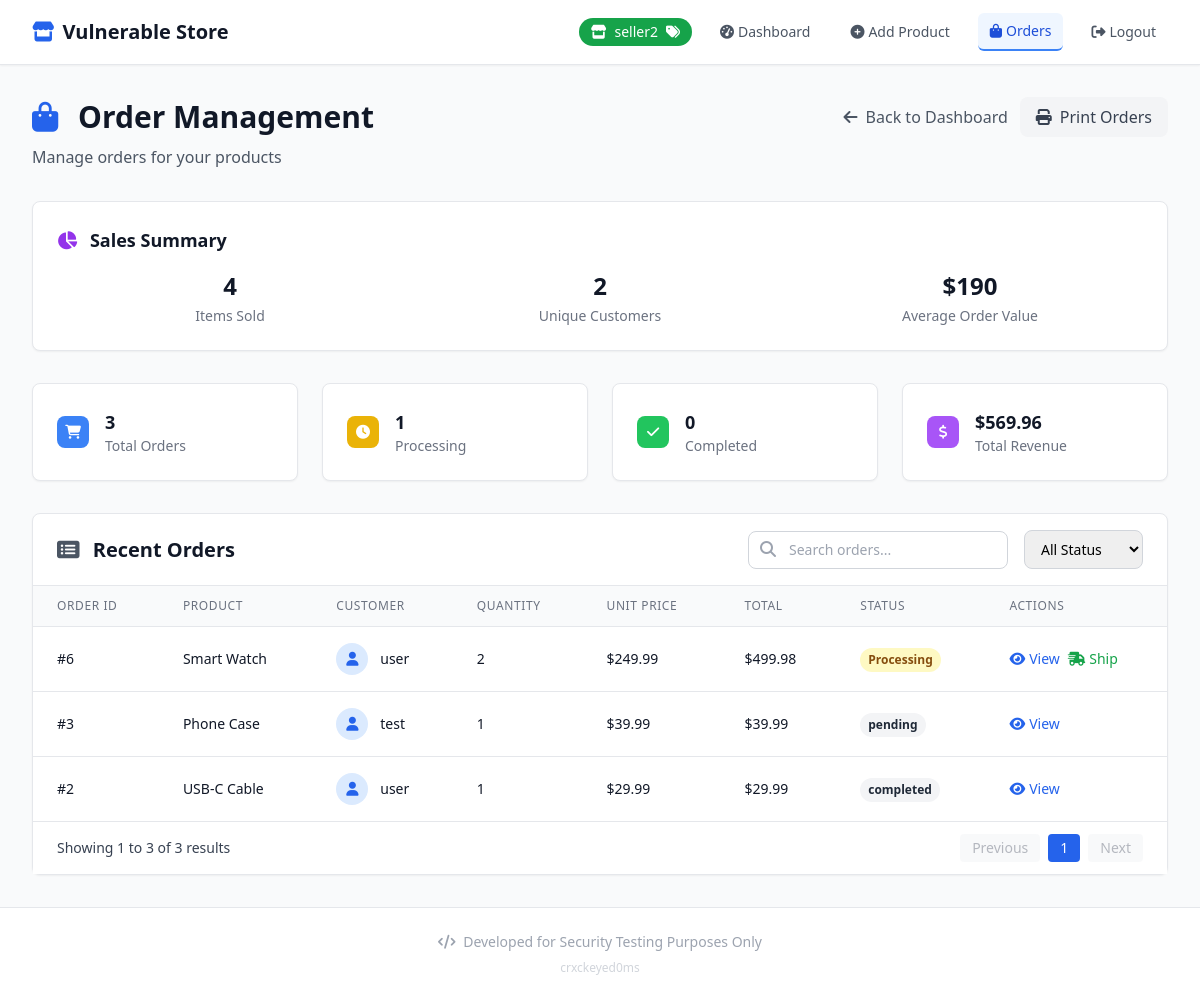
Page /seller_orders (signed in) on the committed database.
### tables this page shows
CREATE TABLE orders
                 (id INTEGER PRIMARY KEY AUTOINCREMENT,
                 user_id INTEGER,
                 product_id INTEGER,
                 quantity INTEGER,
                 price REAL,
                 status TEXT);

CREATE TABLE products
                 (id INTEGER PRIMARY KEY AUTOINCREMENT,
                 name TEXT,
                 description TEXT,
                 price REAL,
                 image TEXT,
                 seller_id INTEGER,
                 status TEXT DEFAULT 'active',
                 created_at TEXT,
                 FOREIGN KEY (seller_id) REFERENCES users (id));

CREATE TABLE users
                 (id INTEGER PRIMARY KEY AUTOINCREMENT,
                 username TEXT UNIQUE,
                 password TEXT,
                 role TEXT DEFAULT 'customer');

### routes/seller.py (the view)
@seller_bp.route('/seller_orders')
def seller_orders():
    if 'user_id' not in session or session.get('role') != 'seller':
        flash('Access denied. Seller account required.', 'error')
        return redirect(url_for('auth.login'))
    conn = get_db_connection()
    c = conn.cursor()
    c.execute('''SELECT o.id, p.name, u.username as buyer, o.quantity, o.price,
                 (o.quantity * o.price) as total, o.status
                 FROM orders o
                 JOIN products p ON o.product_id = p.id
                 JOIN users u ON o.user_id = u.id
                 WHERE p.seller_id = ?
                 ORDER BY o.id DESC''', (session['user_id'],))
    seller_orders = c.fetchall()
    conn.close()
    return render_template('seller_orders.html', orders=seller_orders)

### templates/seller_orders.html (shortened to what this page needs)
{% extends "base.html" %}
{% block content %}
<div class="mb-8">
    <div class="flex items-center justify-between">
        <h1 class="text-3xl font-bold text-gray-900">
            <i class="fas fa-shopping-bag mr-3 text-blue-600"></i>
            Order Management
        </h1>
        <div class="flex space-x-3">
            <a href="{{ url_for('seller.seller_dashboard') }}" class="text-gray-600 hover:text-gray-900 flex items-center">
                <i class="fas fa-arrow-left mr-2"></i>Back to Dashboard
            </a>
            <button onclick="window.print()" class="bg-gray-100 hover:bg-gray-200 text-gray-700 px-4 py-2 rounded-lg flex items-center transition">
                <i class="fas fa-print mr-2"></i>Print Orders
            </button>
        </div>
    </div>
    <p class="text-gray-600 mt-2">Manage orders for your products</p>
</div>
<div class="mt-8 bg-white rounded-lg shadow-sm border border-gray-200 p-6 mb-8">
    <h3 class="text-lg font-semibold text-gray-900 mb-4">
        <i class="fas fa-chart-pie mr-2 text-purple-600"></i>
        Sales Summary
    </h3>
    <div class="grid grid-cols-1 md:grid-cols-2 lg:grid-cols-3 gap-6">
        <div class="text-center">
            <div class="text-2xl font-bold text-gray-900 mb-1">
                {{ orders|sum(attribute='quantity') or 0 }}
            </div>
            <div class="text-sm text-gray-500">Items Sold</div>
        </div>
        <div class="text-center">
            <div class="text-2xl font-bold text-gray-900 mb-1">
                {{ orders|selectattr('buyer')|map(attribute='buyer')|unique|list|length or 0 }}
            </div>
            <div class="text-sm text-gray-500">Unique Customers</div>
        </div>
        <div class="text-center">
            <div class="text-2xl font-bold text-gray-900 mb-1">
                ${{ "%.0f"|format((orders|sum(attribute='total') or 0) / (orders|length or 1)) }}
            </div>
            <div class="text-sm text-gray-500">Average Order Value</div>
        </div>
    </div>
</div>
<div class="grid grid-cols-1 md:grid-cols-4 gap-6 mb-8">
    <div class="bg-white rounded-lg shadow-sm border border-gray-200 p-6">
        <div class="flex items-center">
            <div class="flex-shrink-0">
                <div class="w-8 h-8 bg-blue-500 rounded-lg flex items-center justify-center">
                    <i class="fas fa-shopping-cart text-white text-sm"></i>
                </div>
            </div>
            <div class="ml-4">
                <h3 class="text-lg font-semibold text-gray-900">{{ orders|length }}</h3>
                <p class="text-sm text-gray-500">Total Orders</p>
            </div>
        </div>
    </div>
    <div class="bg-white rounded-lg shadow-sm border border-gray-200 p-6">
        <div class="flex items-center">
            <div class="flex-shrink-0">
                <div class="w-8 h-8 bg-yellow-500 rounded-lg flex items-center justify-center">
                    <i class="fas fa-clock text-white text-sm"></i>
                </div>
            </div>
            <div class="ml-4">
                <h3 class="text-lg font-semibold text-gray-900">
                    {{ orders|selectattr('status', 'in', ['Processing', 'Shipped'])|list|length }}
                </h3>
                <p class="text-sm text-gray-500">Processing</p>
            </div>
        </div>
    </div>
    <div class="bg-white rounded-lg shadow-sm border border-gray-200 p-6">
        <div class="flex items-center">
            <div class="flex-shrink-0">
                <div class="w-8 h-8 bg-green-500 rounded-lg flex items-center justify-center">
                    <i class="fas fa-check text-white text-sm"></i>
                </div>
            </div>
            <div class="ml-4">
                <h3 class="text-lg font-semibold text-gray-900">
                    {{ orders|selectattr('status', 'equalto', 'Completed')|list|length }}
                </h3>
                <p class="text-sm text-gray-500">Completed</p>
            </div>
        </div>
    </div>
    <div class="bg-white rounded-lg shadow-sm border border-gray-200 p-6">
        <div class="flex items-center">
            <div class="flex-shrink-0">
                <div class="w-8 h-8 bg-purple-500 rounded-lg flex items-center justify-center">
                    <i class="fas fa-dollar-sign text-white text-sm"></i>
                </div>
            </div>
            <div class="ml-4">
                <h3 class="text-lg font-semibold text-gray-900">
                    ${{ "%.2f"|format(orders|sum(attribute='total') or 0) }}
                </h3>
                <p class="text-sm text-gray-500">Total Revenue</p>
            </div>
        </div>
    </div>
</div>
<div class="bg-white rounded-lg shadow-sm border border-gray-200">
    <div class="px-6 py-4 border-b border-gray-200 flex justify-between items-center">
        <h2 class="text-xl font-semibold text-gray-900">
            <i class="fas fa-list-alt mr-2 text-gray-600"></i>
            Recent Orders
        </h2>
        <div class="flex items-center space-x-4">
            <div class="relative">
                <input type="text" placeholder="Search orders..."
                       class="pl-10 pr-4 py-2 border border-gray-300 rounded-lg focus:ring-2 focus:ring-blue-500 focus:border-blue-500 text-sm">
                <i class="fas fa-search absolute left-3 top-2.5 text-gray-400"></i>
            </div>
            <select class="px-3 py-2 border border-gray-300 rounded-lg focus:ring-2 focus:ring-blue-500 focus:border-blue-500 text-sm">
                <option>All Status</option>
            </select>
        </div>
    </div>
    {% if orders %}
        <div class="overflow-x-auto">
            <table class="min-w-full divide-y divide-gray-200">
                <thead class="bg-gray-50">
                    <tr>
                        <th class="px-6 py-3 text-left text-xs font-medium text-gray-500 uppercase tracking-wider">
                            Order ID
                        </th>
                        <th class="px-6 py-3 text-left text-xs font-medium text-gray-500 uppercase tracking-wider">
                            Product
                        </th>
                        <th class="px-6 py-3 text-left text-xs font-medium text-gray-500 uppercase tracking-wider">
                            Customer
                        </th>
                        <th class="px-6 py-3 text-left text-xs font-medium text-gray-500 uppercase tracking-wider">
                            Quantity
                        </th>
                        <th class="px-6 py-3 text-left text-xs font-medium text-gray-500 uppercase tracking-wider">
                            Unit Price
                        </th>
                        <th class="px-6 py-3 text-left text-xs font-medium text-gray-500 uppercase tracking-wider">
                            Total
                        </th>
                        <th class="px-6 py-3 text-left text-xs font-medium text-gray-500 uppercase tracking-wider">
                            Status
                        </th>
                        <th class="px-6 py-3 text-left text-xs font-medium text-gray-500 uppercase tracking-wider">
                            Actions
                        </th>
                    </tr>
                </thead>
                <tbody class="bg-white divide-y divide-gray-200">
                    {% for order in orders %}
                    <tr class="hover:bg-gray-50 transition">
                        <td class="px-6 py-4 whitespace-nowrap">
                            <div class="text-sm font-medium text-gray-900">#{{ order.id }}</div>
                        </td>
                        <td class="px-6 py-4 whitespace-nowrap">
                            <div class="text-sm font-medium text-gray-900">{{ order.name }}</div>
                        </td>
                        <td class="px-6 py-4 whitespace-nowrap">
                            <div class="flex items-center">
                                <div class="flex-shrink-0 h-8 w-8">
                                    <div class="h-8 w-8 rounded-full bg-blue-100 flex items-center justify-center">
                                        <i class="fas fa-user text-blue-600 text-sm"></i>
                                    </div>
                                </div>
                                <div class="ml-3">
                                    <div class="text-sm font-medium text-gray-900">{{ order.buyer }}</div>
                                </div>
                            </div>
                        </td>
                        <td class="px-6 py-4 whitespace-nowrap">
                            <div class="text-sm text-gray-900">{{ order.quantity }}</div>
                        </td>
                        <td class="px-6 py-4 whitespace-nowrap">
                            <div class="text-sm text-gray-900">${{ "%.2f"|format(order.price) }}</div>
                        </td>
                        <td class="px-6 py-4 whitespace-nowrap">
                            <div class="text-sm font-medium text-gray-900">${{ "%.2f"|format(order.total) }}</div>
                        </td>
                        <td class="px-6 py-4 whitespace-nowrap">
                            <span class="inline-flex px-2 py-1 text-xs font-semibold rounded-full
                                {% if order.status == 'Processing' %}bg-yellow-100 text-yellow-800
                                {% elif order.status == 'Shipped' %}bg-blue-100 text-blue-800
                                {% elif order.status == 'Completed' %}bg-green-100 text-green-800
                                {% else %}bg-gray-100 text-gray-800{% endif %}">
                                {{ order.status }}
                            </span>
                        </td>
                        <td class="px-6 py-4 whitespace-nowrap text-sm font-medium">
                            <div class="flex space-x-2">
                                <button onclick="viewOrderDetails({{ order.id }})"
                                        class="text-blue-600 hover:text-blue-900 flex items-center">
                                    <i class="fas fa-eye mr-1"></i>View
                                </button>
                                {% if order.status == 'Processing' %}
                                <button onclick="updateOrderStatus({{ order.id }}, 'Shipped')"
                                        class="text-green-600 hover:text-green-900 flex items-center">
                                    <i class="fas fa-shipping-fast mr-1"></i>Ship
                                </button>
                                {% endif %}
                            </div>
                        </td>
                    </tr>
                    {% endfor %}
                </tbody>
            </table>
        </div>
        <div class="bg-white px-6 py-3 border-t border-gray-200">
            <div class="flex items-center justify-between">
                <div class="text-sm text-gray-700">
                    Showing <span class="font-medium">1</span> to <span class="font-medium">{{ orders|length }}</span>
                    of <span class="font-medium">{{ orders|length }}</span> results
                </div>
                <div class="flex space-x-2">
                    <button class="px-3 py-1 text-sm text-gray-500 bg-gray-100 rounded disabled:opacity-50" disabled>
                        Previous
                    </button>
                    <button class="px-3 py-1 text-sm text-white bg-blue-600 rounded">1</button>
                    <button class="px-3 py-1 text-sm text-gray-500 bg-gray-100 rounded disabled:opacity-50" disabled>
                        Next
                    </button>
                </div>
            </div>
        </div>
    {% endif %}
</div>
{% endblock %}

### rows in the picture
orders: id "6", name "Smart Watch", buyer "user", quantity "2", price "249.99", total "499.98", status "Processing"
orders: id "3", name "Phone Case", buyer "test", quantity "1", price "39.99", total "39.99", status "pending"
orders: id "2", name "USB-C Cable", buyer "user", quantity "1", price "29.99", total "29.99", status "completed"

### other values in the picture
{{ session['username'] }} "seller2"
{{ orders|sum(attribute='quantity') or 0 }} "4"
{{ orders|length }} "3"
{{ orders|selectattr('status', 'equalto', 'Completed')|list|length }} "0"
{{ "%.2f"|format(orders|sum(attribute='total') or 0) }} "569.96"
